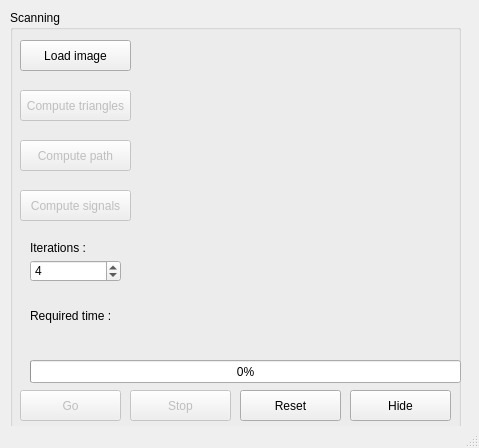
<?xml version="1.0" encoding="UTF-8"?>
<ui version="4.0">
 <class>MainWindow</class>
 <widget class="QMainWindow" name="MainWindow">
  <property name="geometry">
   <rect>
    <x>0</x>
    <y>0</y>
    <width>479</width>
    <height>448</height>
   </rect>
  </property>
  <property name="windowTitle">
   <string>MainWindow</string>
  </property>
  <widget class="QWidget" name="centralwidget">
   <widget class="QGroupBox" name="groupBox_2">
    <property name="geometry">
     <rect>
      <x>10</x>
      <y>10</y>
      <width>451</width>
      <height>421</height>
     </rect>
    </property>
    <property name="title">
     <string>Scanning</string>
    </property>
    <widget class="QPushButton" name="pushButton_Load_image">
     <property name="geometry">
      <rect>
       <x>10</x>
       <y>30</y>
       <width>111</width>
       <height>31</height>
      </rect>
     </property>
     <property name="text">
      <string>Load image</string>
     </property>
    </widget>
    <widget class="QLabel" name="QPixmap_ui">
     <property name="geometry">
      <rect>
       <x>140</x>
       <y>30</y>
       <width>300</width>
       <height>300</height>
      </rect>
     </property>
     <property name="text">
      <string/>
     </property>
    </widget>
    <widget class="QPushButton" name="pushButton_Hide">
     <property name="geometry">
      <rect>
       <x>340</x>
       <y>380</y>
       <width>101</width>
       <height>31</height>
      </rect>
     </property>
     <property name="font">
      <font>
       <family>MS Shell Dlg 2</family>
       <weight>50</weight>
       <bold>false</bold>
      </font>
     </property>
     <property name="text">
      <string>Hide</string>
     </property>
    </widget>
    <widget class="QPushButton" name="pushButton_Triangles">
     <property name="enabled">
      <bool>false</bool>
     </property>
     <property name="geometry">
      <rect>
       <x>10</x>
       <y>80</y>
       <width>111</width>
       <height>31</height>
      </rect>
     </property>
     <property name="text">
      <string>Compute triangles</string>
     </property>
    </widget>
    <widget class="QPushButton" name="pushButton_Path">
     <property name="enabled">
      <bool>false</bool>
     </property>
     <property name="geometry">
      <rect>
       <x>10</x>
       <y>130</y>
       <width>111</width>
       <height>31</height>
      </rect>
     </property>
     <property name="text">
      <string>Compute path</string>
     </property>
    </widget>
    <widget class="QPushButton" name="pushButton_Signals">
     <property name="enabled">
      <bool>false</bool>
     </property>
     <property name="geometry">
      <rect>
       <x>10</x>
       <y>180</y>
       <width>111</width>
       <height>31</height>
      </rect>
     </property>
     <property name="text">
      <string>Compute signals</string>
     </property>
    </widget>
    <widget class="QPushButton" name="pushButton_Go">
     <property name="enabled">
      <bool>false</bool>
     </property>
     <property name="geometry">
      <rect>
       <x>10</x>
       <y>380</y>
       <width>101</width>
       <height>31</height>
      </rect>
     </property>
     <property name="text">
      <string>Go</string>
     </property>
    </widget>
    <widget class="QPushButton" name="pushButton_Reset">
     <property name="geometry">
      <rect>
       <x>230</x>
       <y>380</y>
       <width>101</width>
       <height>31</height>
      </rect>
     </property>
     <property name="font">
      <font>
       <family>MS Shell Dlg 2</family>
       <weight>50</weight>
       <bold>false</bold>
      </font>
     </property>
     <property name="text">
      <string>Reset</string>
     </property>
    </widget>
    <widget class="QSpinBox" name="spinBox_iterations">
     <property name="geometry">
      <rect>
       <x>20</x>
       <y>250</y>
       <width>91</width>
       <height>22</height>
      </rect>
     </property>
     <property name="minimum">
      <number>1</number>
     </property>
     <property name="maximum">
      <number>40000</number>
     </property>
     <property name="singleStep">
      <number>4</number>
     </property>
     <property name="value">
      <number>4</number>
     </property>
     <property name="displayIntegerBase">
      <number>10</number>
     </property>
    </widget>
    <widget class="QLabel" name="label_7">
     <property name="geometry">
      <rect>
       <x>20</x>
       <y>230</y>
       <width>91</width>
       <height>16</height>
      </rect>
     </property>
     <property name="text">
      <string>Iterations :</string>
     </property>
    </widget>
    <widget class="QLabel" name="label_time">
     <property name="geometry">
      <rect>
       <x>20</x>
       <y>290</y>
       <width>91</width>
       <height>31</height>
      </rect>
     </property>
     <property name="text">
      <string>Required time :</string>
     </property>
    </widget>
    <widget class="QProgressBar" name="progressBar">
     <property name="geometry">
      <rect>
       <x>20</x>
       <y>350</y>
       <width>431</width>
       <height>23</height>
      </rect>
     </property>
     <property name="value">
      <number>0</number>
     </property>
    </widget>
    <widget class="QPushButton" name="pushButton_Stop">
     <property name="enabled">
      <bool>false</bool>
     </property>
     <property name="geometry">
      <rect>
       <x>120</x>
       <y>380</y>
       <width>101</width>
       <height>31</height>
      </rect>
     </property>
     <property name="font">
      <font>
       <family>MS Shell Dlg 2</family>
       <weight>50</weight>
       <bold>false</bold>
      </font>
     </property>
     <property name="text">
      <string>Stop</string>
     </property>
    </widget>
   </widget>
  </widget>
  <widget class="QMenuBar" name="menubar">
   <property name="geometry">
    <rect>
     <x>0</x>
     <y>0</y>
     <width>479</width>
     <height>21</height>
    </rect>
   </property>
  </widget>
  <widget class="QStatusBar" name="statusbar"/>
 </widget>
 <resources/>
 <connections/>
</ui>
